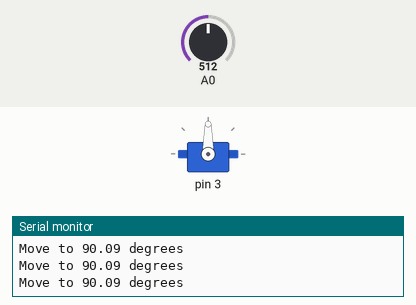
A sketch run on a simulated Arduino Uno, built with avr-gcc and run on an emulated ATmega328P. Shown: servo, the last lines printed to the serial monitor. Inputs (shaded band) come from the test bench; at power-on: A0 = 512.

Above: at 1.2 s.
1.3 s: A0 set to 716
At 1.8 s:
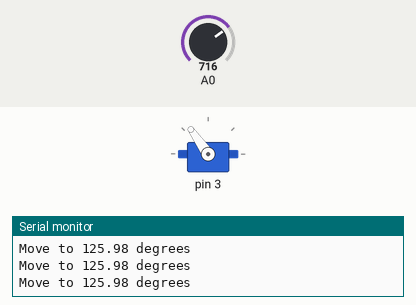
2.8 s: A0 set to 900
At 3.4 s:
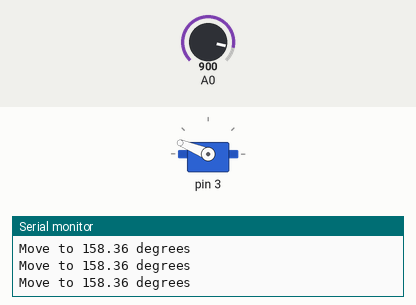
4.3 s: A0 set to 1023
At 5.0 s:
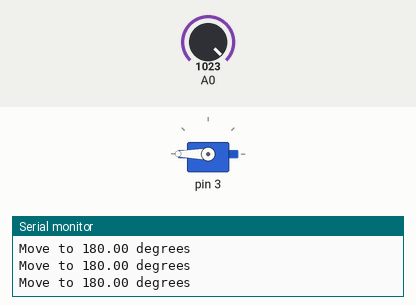
5.8 s: A0 set to 306
At 6.5 s:
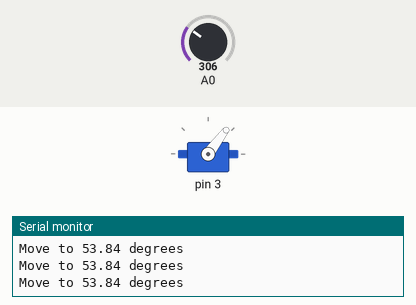
7.3 s: A0 set to 122
At 8.1 s:
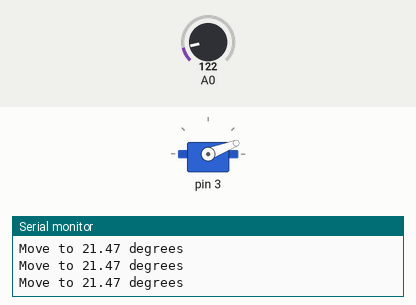
8.8 s: A0 set to 0
At 9.6 s:
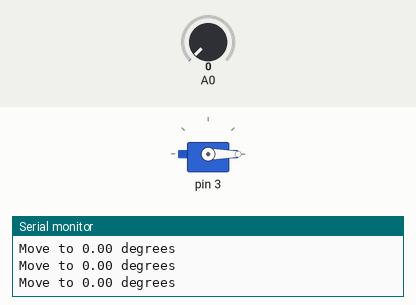
Timing chart, 0 to 11.3 s (numbered marks = the images above; inputs shaded):
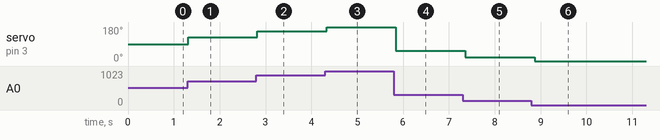

The sketch:

servo.ino
```cpp
#include "RadianServo.h"
#include "Potentiometer.h"

RadianServo servo(3);
Potentiometer pot(A0);

void setup(){
  Serial.begin(9600);
  servo.setup();
}

void loop(){
  float radians = pot.readRadians();
  servo.moveToRadians(radians);
  delay(100);
}
```

Potentiometer.cpp
```cpp
#include "Potentiometer.h"

float Potentiometer::analogToRadians(float analog) {
	return analog * (3.14/1023);
}

float Potentiometer::readRadians() {
	int analog = analogRead(pin);
	return analogToRadians(analog);
}
```

Potentiometer.h
```cpp
#include <Arduino.h>

class Potentiometer{
	private:
		int pin;

		float analogToRadians(float analog);

	public:
		Potentiometer(int pin) : pin(pin) {
			pinMode(pin, INPUT);
		}

		float readRadians();
};
```

RadianServo.cpp
```cpp
#include "RadianServo.h"

float RadianServo::radiansToDegrees(float radians){
	return radians * (180 / 3.14);
}

void RadianServo::setup(){
	Serial.print("Setting up a servo on pin ");
	Serial.println(pin);
	servo.attach(pin);
}

void RadianServo::moveToRadians(float radians){
	float degrees = radiansToDegrees(radians);
	Serial.print("Move to ");
	Serial.print(degrees);
	Serial.println(" degrees");

	servo.write(degrees);
}
```

RadianServo.h
```cpp
#include <Arduino.h>
#include <Servo.h>

class RadianServo {
  private:
    // fields
    Servo servo;
    int pin;

    // functions
    float radiansToDegrees(float degrees);

  public:
    // constructor
    RadianServo(int pin) : pin(pin){}

    // functions
    void setup();
    void moveToRadians(float radians);
};
```

Measured:
- after the input at 1.3 s, servo on pin 3: 90° → 125° at once
- after the input at 2.8 s, servo on pin 3: 125° → 158° at once
- after the input at 4.3 s, servo on pin 3: 158° → 180° at once
- after the input at 5.8 s, servo on pin 3: 180° → 53° after 0.05 s
- after the input at 7.3 s, servo on pin 3: 53° → 21° after 0.06 s
- after the input at 8.8 s, servo on pin 3: 21° → 0° after 0.07 s
